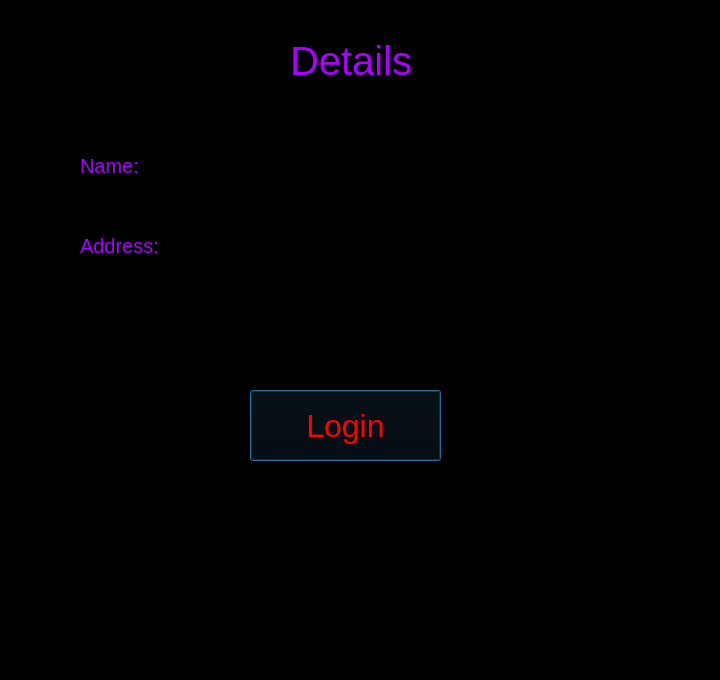
<?xml version="1.0" encoding="UTF-8"?>
<ui version="4.0">
 <class>Dialog</class>
 <widget class="QDialog" name="Dialog">
  <property name="geometry">
   <rect>
    <x>0</x>
    <y>0</y>
    <width>720</width>
    <height>680</height>
   </rect>
  </property>
  <property name="windowTitle">
   <string>Dialog</string>
  </property>
  <property name="styleSheet">
   <string notr="true">background-color: rgb(0, 0, 0);</string>
  </property>
  <widget class="QLabel" name="label">
   <property name="geometry">
    <rect>
     <x>80</x>
     <y>150</y>
     <width>71</width>
     <height>31</height>
    </rect>
   </property>
   <property name="styleSheet">
    <string notr="true">color: rgb(170, 0, 255);
font-size:20px;</string>
   </property>
   <property name="text">
    <string>Name:</string>
   </property>
  </widget>
  <widget class="QLabel" name="nameLabel">
   <property name="geometry">
    <rect>
     <x>200</x>
     <y>150</y>
     <width>241</width>
     <height>31</height>
    </rect>
   </property>
   <property name="styleSheet">
    <string notr="true">color: rgb(170, 0, 255);
font-size:20px;</string>
   </property>
   <property name="text">
    <string/>
   </property>
  </widget>
  <widget class="QLabel" name="label_3">
   <property name="geometry">
    <rect>
     <x>80</x>
     <y>230</y>
     <width>81</width>
     <height>31</height>
    </rect>
   </property>
   <property name="styleSheet">
    <string notr="true">color: rgb(170, 0, 255);
font-size:20px;</string>
   </property>
   <property name="text">
    <string>Address:</string>
   </property>
  </widget>
  <widget class="QLabel" name="addressLabel">
   <property name="geometry">
    <rect>
     <x>210</x>
     <y>240</y>
     <width>221</width>
     <height>31</height>
    </rect>
   </property>
   <property name="styleSheet">
    <string notr="true">color: rgb(170, 0, 255);
font-size:20px;</string>
   </property>
   <property name="text">
    <string/>
   </property>
  </widget>
  <widget class="QLabel" name="label_5">
   <property name="geometry">
    <rect>
     <x>290</x>
     <y>30</y>
     <width>131</width>
     <height>61</height>
    </rect>
   </property>
   <property name="styleSheet">
    <string notr="true">color: rgb(170, 0, 255);
font-size:40px;</string>
   </property>
   <property name="text">
    <string>Details</string>
   </property>
  </widget>
  <widget class="QPushButton" name="login">
   <property name="geometry">
    <rect>
     <x>250</x>
     <y>390</y>
     <width>191</width>
     <height>71</height>
    </rect>
   </property>
   <property name="styleSheet">
    <string notr="true">color: rgb(255, 0, 0);
font-size:32px;</string>
   </property>
   <property name="text">
    <string>Login</string>
   </property>
  </widget>
 </widget>
 <resources/>
 <connections/>
</ui>
